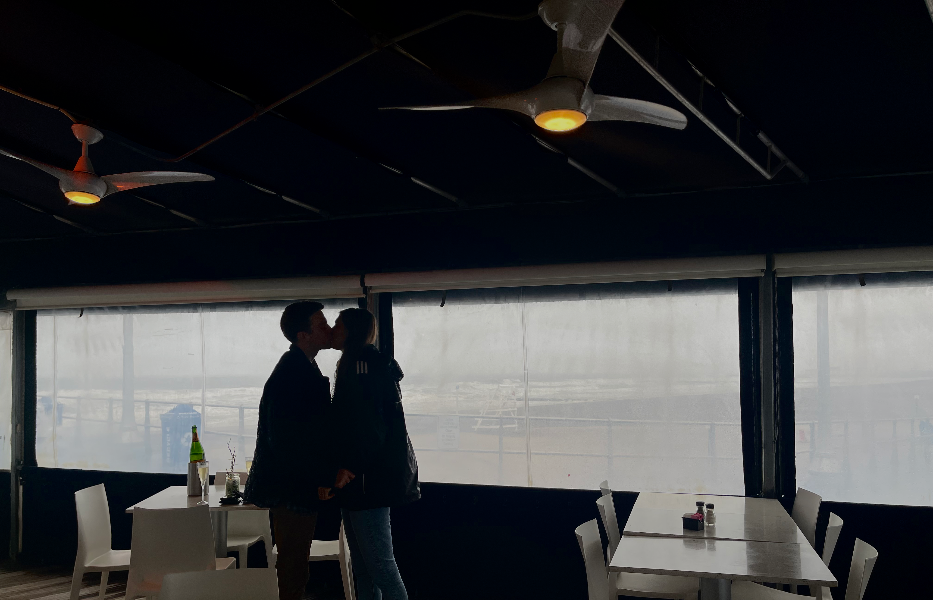
#> input picture tri/img/proposal.png, 933 x 600 px
$ python tri_pix.py
#> lines starting #> are read from the running program, lines starting #| are printed output that depends on the picture
# triangle-pixelation script
# https://scikit-image.org/docs/dev/auto_examples/segmentation/plot_rag_boundary.html#sphx-glr-auto-examples-segmentation-plot-rag-boundary-py

# skimage pixel_graph also looks interesting
# https://scikit-image.org/docs/dev/auto_examples/applications/plot_pixel_graphs.html#sphx-glr-auto-examples-applications-plot-pixel-graphs-py

import numpy as np
import os


from skimage.future.graph import rag
from skimage.future import graph
from skimage import data, segmentation, color, filters, io
from matplotlib import pyplot as plt
from PIL import Image


def get_image_data(image_path: str) -> np.ndarray:
    """Gets an image's data and returns it as a numpy array"""
#> called with image_path = '../img/proposal.png'
    data = Image.open(image_path)
#> data is the input picture: PIL image 933x600 RGBA; mean R, G, B, A 57.2, 58.3, 60.3, 255
    data = data.convert("RGB")
#> data: PIL image 933x600 RGB
    data = np.asarray(data)
    return data

def create_rag(img) -> None:
    """Create Sklearn region-adjacency graph with triangular grid"""
    f, ax = plt.subplots()
    gimg = color.rgb2gray(img)

    labels = segmentation.slic(img, compactness=50, n_segments=200, start_label=1)
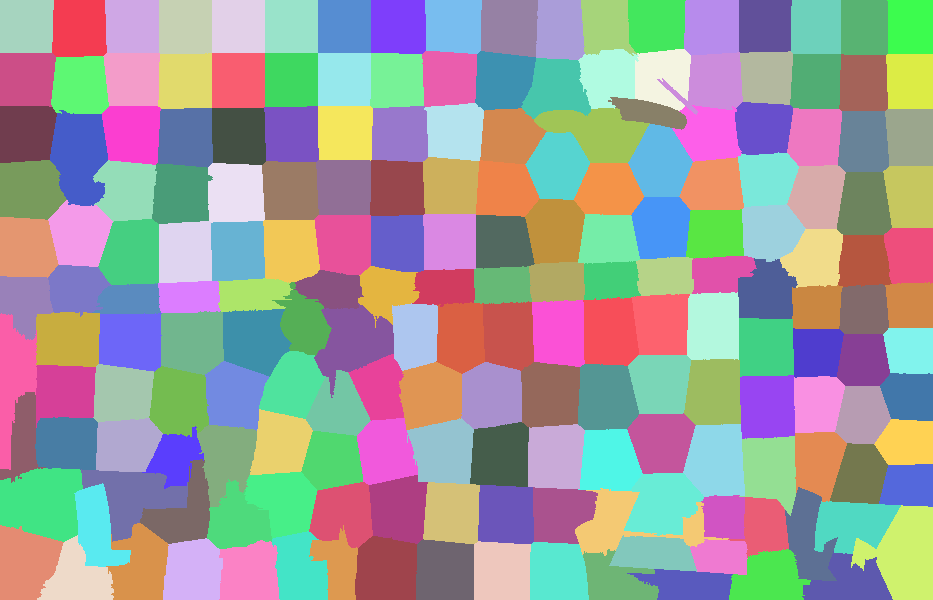
#> labels: shape (600, 933) int64; 194 distinct labels, from 1 to 194; one colour per label, 0 black
    edges = filters.sobel(gimg)
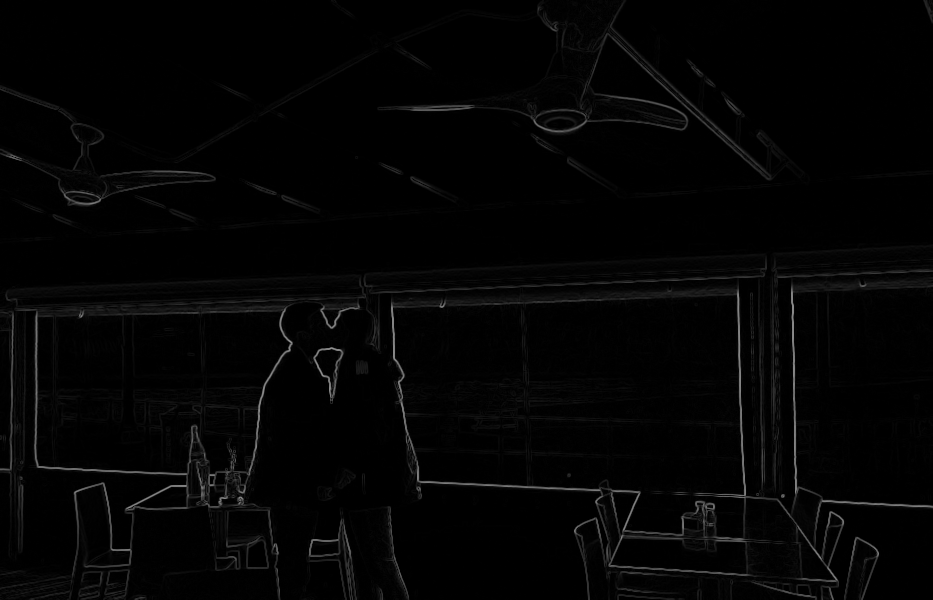
#> edges: shape (600, 933) float64; min 0, max 0.59, mean 0.0173
    edges_rgb = color.gray2rgb(edges)

    g = graph.rag_boundary(labels, edges)
    print("G-Unit:", g)
#| G-Unit: RAG with 194 nodes and 527 edges
    lc = graph.show_rag(labels, g, edges_rgb, img_cmap='PuBuGn', edge_cmap=None, # 'PuBuGn',
                        edge_width=0.0)

    io.show()
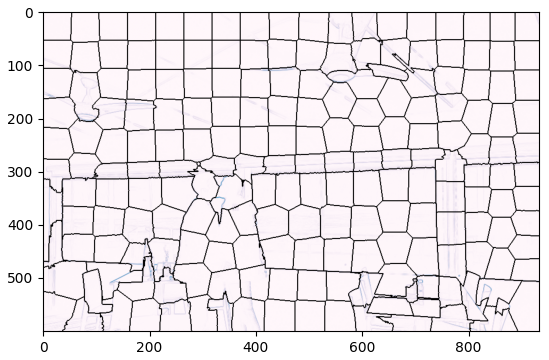
#> figure drawn by matplotlib, 1 panel


if __name__ == "__main__":

    img_path = os.path.join("..", "img", "proposal.png")
    img_data = get_image_data(img_path)

    # print(f"Image array shape: {img_data.shape}")
    create_rag(img_data)
